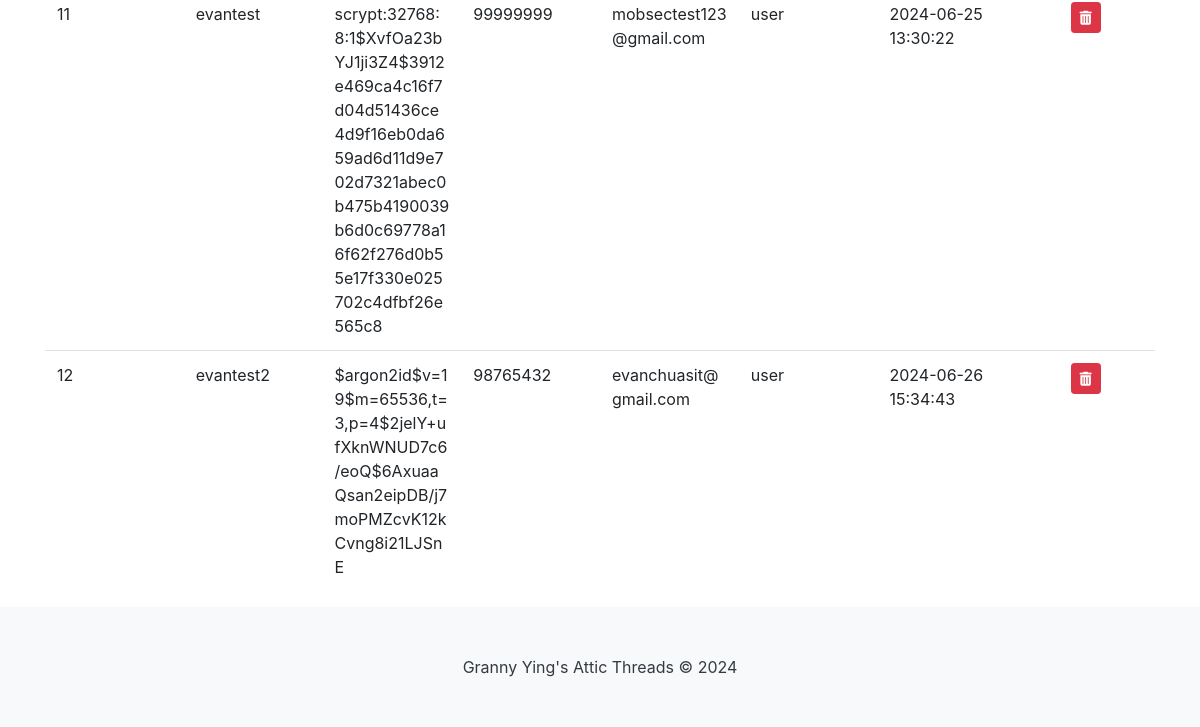
/list (lower part), run on an earlier commit of the app's database.
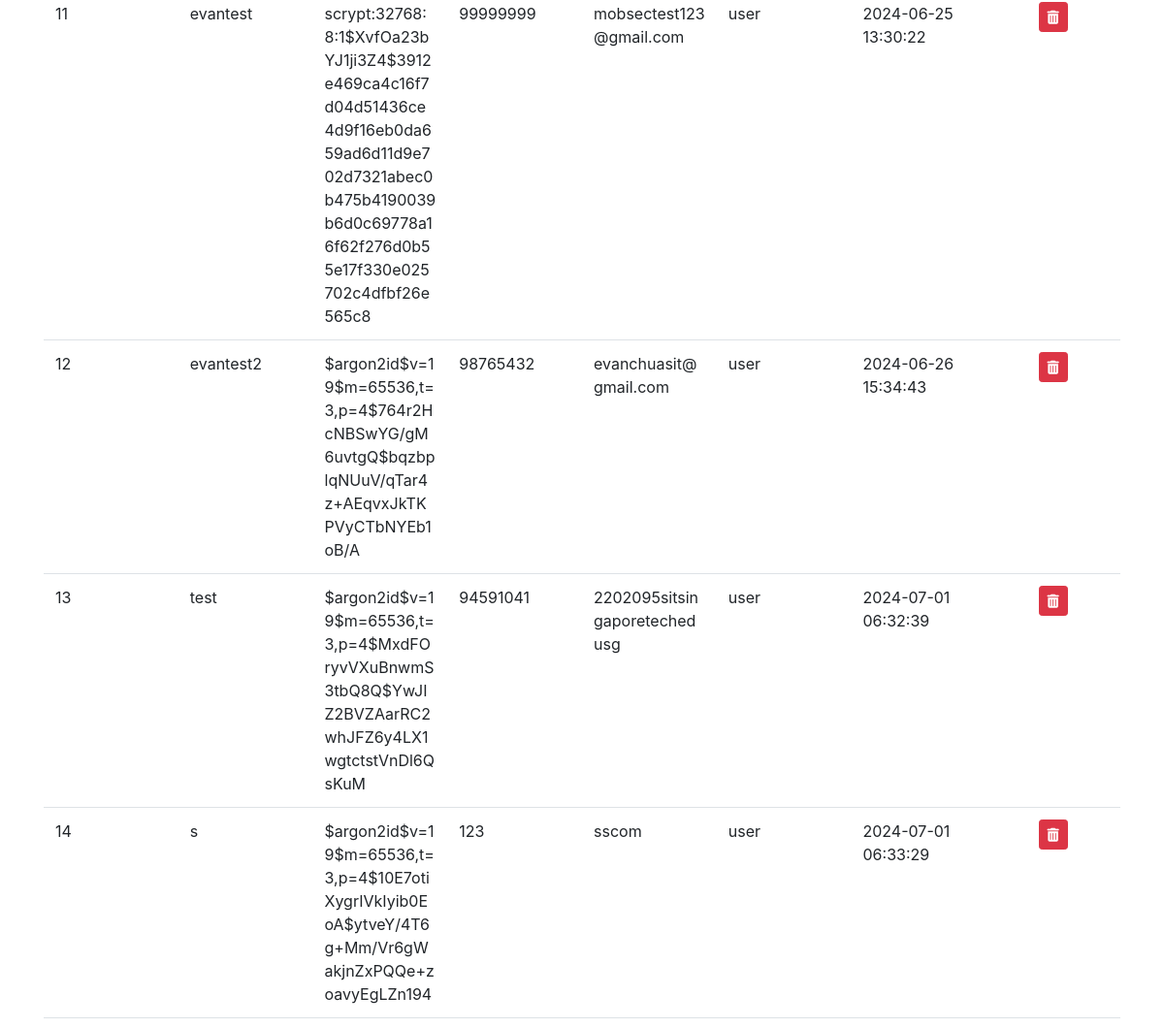
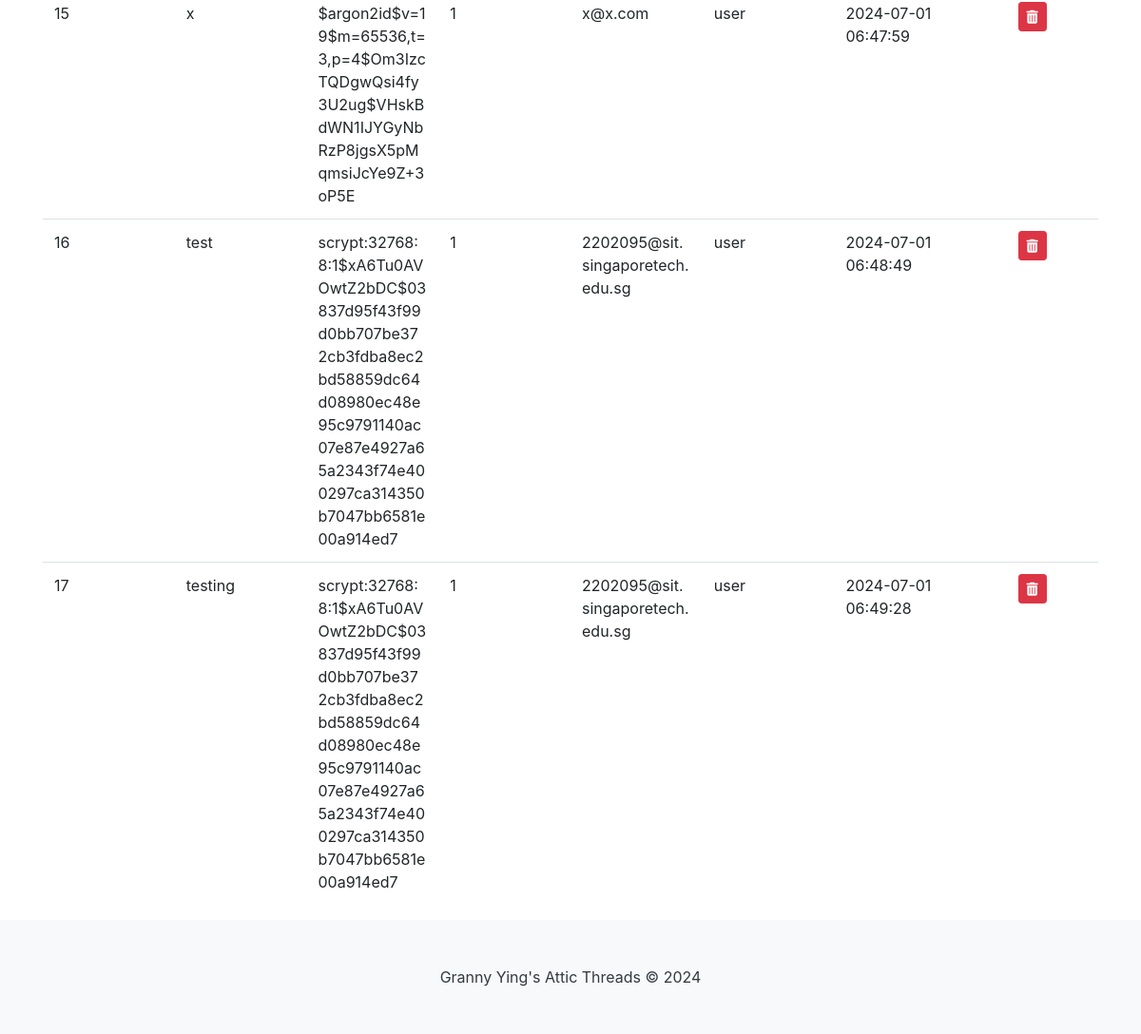
And on a later commit of the database (2 pictures, top to bottom).
### tables this page shows
CREATE TABLE "Users" (
	"user_id"	INTEGER NOT NULL,
	"name"	VARCHAR(45) NOT NULL,
	"password"	VARCHAR(45) NOT NULL,
	"phoneNum"	VARCHAR(45) NOT NULL,
	"email"	VARCHAR(45) NOT NULL,
	"role"	VARCHAR(10) NOT NULL,
	"created_at"	DATETIME,
	PRIMARY KEY("user_id" AUTOINCREMENT)
);

### app.py (the view)
@app.route("/list")
def list():
    con = sqlite3.connect("database.db")
    con.row_factory = sqlite3.Row
    cur = con.cursor()
    cur.execute("SELECT user_id, * FROM Users")
    rows = cur.fetchall()
    con.close()
    return render_template("list.html", rows=rows)

### app.py (called while the page is built)
@app.before_request
def make_session_permanent():
    session.permanent = True
    app.permanent_session_lifetime = timedelta(hours=1)
    session.modified = True

### templates/list.html (shortened to what this page needs)
<!DOCTYPE html>
<html lang="en">
{% include "header.html" %}
<head>
    <link rel="stylesheet" href="https://stackpath.bootstrapcdn.com/bootstrap/4.3.1/css/bootstrap.min.css">
</head>
<body>
    <div class="container mt-5">
        <div class="table-container">
            <table class="table table-hover">
                <tbody>
                    {% for row in rows %}
                    <tr>
                        <td>{{ row["user_id"] }}</td>
                        <td>{{ row["name"] }}</td>
                        <td>{{ row["password"] }}</td>
                        <td>{{ row["phoneNum"] }}</td>
                        <td>{{ row["email"] }}</td>
                        <td>{{ row["role"] }}</td>
                        <td>{{ row["created_at"] }}</td>
                        <td class="text-center">
                            <form onsubmit="return confirm('Are you sure you want to DELETE this User from the Database?');"
                                action="{{ url_for('delete') }}" method="POST" class="d-inline">
                                <button type="submit" class="btn btn-danger btn-sm"><i class="fas fa-trash-alt"></i></button>
                            </form>
                        </td>
                    </tr>
                    {% endfor %}
                </tbody>
            </table>
        </div>
    </div>
    {% include "footer.html" %}
</body>
</html>

### templates/header.html (shortened to what this page needs)
<head>
    <link rel="stylesheet" type="text/css" href="{{ url_for('static', filename='css/site.css')}}" />
    <link rel="stylesheet" href="https://cdn.jsdelivr.net/npm/bootstrap@4.1.3/dist/css/bootstrap.min.css">
    <link rel="stylesheet" href="https://cdn.jsdelivr.net/npm/bootstrap-select@1.13.14/dist/css/bootstrap-select.min.css">
</head>

### templates/footer.html
<footer class="py-5" style="margin-top: auto; background-color: #f8f9fa;">
   <div class="container text-center">
       <span class="text-dark">Granny Ying's Attic Threads &copy; 2024</span>
   </div>
</footer>

### static/css/site.css (style rules this page uses)
html, body { height: 100%; margin: 0; padding: 0; }
body { display: flex; flex-direction: column; }
footer { background-color: rgb(86, 136, 132); width: 100%; flex-shrink: 0; }

### templates/list.html (style rules this page uses)
.table-container { overflow-x: auto; }
.table { width: 100%; table-layout: fixed; }

What changed in the data, as far as the page shows it:
changed Users "evantest2": password "$argon2id$v=19$m=65536,t=3,p=4$2jelY+ufXknWNUD7c6/eoQ$6AxuaaQsan2eipDB/j7moPMZcvK12kCvng8i21LJSnE" → "$argon2id$v=19$m=65536,t=3,p=4$764r2HcNBSwYG/gM6uvtgQ$bqzbplqNUuV/qTar4z+AEqvxJkTKPVyCTbNYEb1oB/A"
added Users: user_id "13", name "test", password "$argon2id$v=19$m=65536,t=3,p=4$MxdFOryvVXuBnwmS3tbQ8Q$YwJIZ2BVZAarRC2whJFZ6y4LX1wgtctstVnDl6QsKuM", phoneNum "94591041", email "2202095sitsingaporetechedusg", role "user", created_at "2024-07-01 06:32:39"
added Users: user_id "14", name "s", password "$argon2id$v=19$m=65536,t=3,p=4$10E7otiXygrIVkIyib0EoA$ytveY/4T6g+Mm/Vr6gWakjnZxPQQe+zoavyEgLZn194", phoneNum "123", email "sscom", role "user", created_at "2024-07-01 06:33:29"
added Users: user_id "15", name "x", password "$argon2id$v=19$m=65536,t=3,p=4$Om3IzcTQDgwQsi4fy3U2ug$VHskBdWN1IJYGyNbRzP8jgsX5pMqmsiJcYe9Z+3oP5E", phoneNum "1", email "x@x.com", role "user", created_at "2024-07-01 06:47:59"
added Users: user_id "16", name "test", password "scrypt:32768:8:1$xA6Tu0AVOwtZ2bDC$03837d95f43f99d0bb707be372cb3fdba8ec2bd58859dc64d08980ec48e95c9791140ac07e87e4927a65a2343f74e400297ca314350b7047bb6581e00a914ed7", phoneNum "1", email "2202095@sit.singaporetech.edu.sg", role "user", created_at "2024-07-01 06:48:49"
added Users: user_id "17", name "testing", password "scrypt:32768:8:1$xA6Tu0AVOwtZ2bDC$03837d95f43f99d0bb707be372cb3fdba8ec2bd58859dc64d08980ec48e95c9791140ac07e87e4927a65a2343f74e400297ca314350b7047bb6581e00a914ed7", phoneNum "1", email "2202095@sit.singaporetech.edu.sg", role "user", created_at "2024-07-01 06:49:28"
